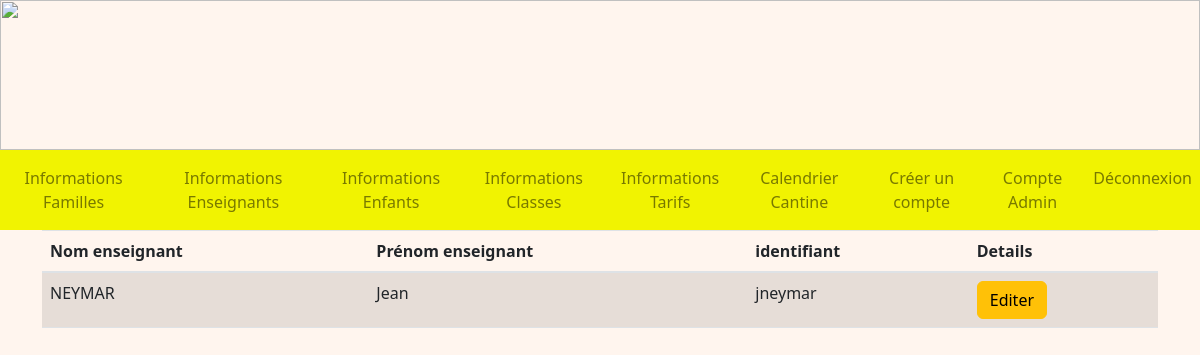
Page /infosEnseignants (signed in) on the earlier database version.
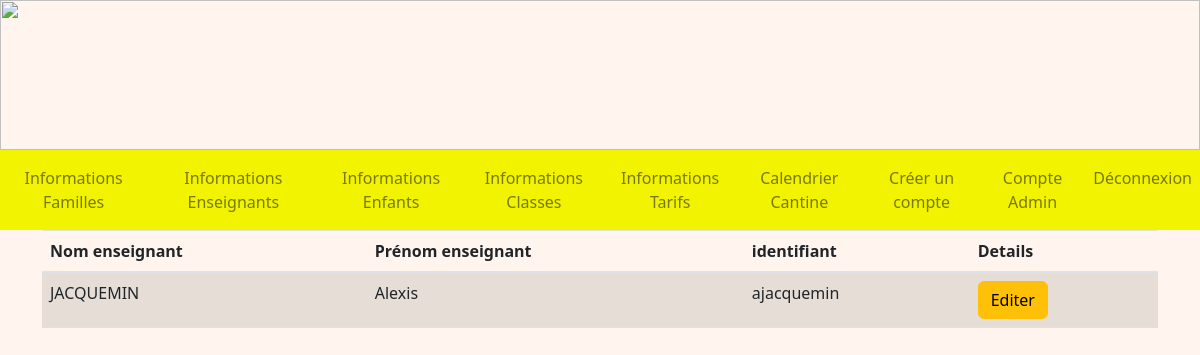
Same page on the later database version.
### tables this page shows
CREATE TABLE Enseignant (
  code_enseignant integer primary key autoincrement,
  nom_enseignant TEXT NOT NULL,
  prenom_enseignant TEXT NOT NULL,
  identifiant TEXT NOT NULL,
  FOREIGN KEY (identifiant) REFERENCES Compte(identifiant)
);

### admin.py (the view)
@app.route('/infosEnseignants', methods = ["GET"])
@login_required
def infosEnseignants():
    db = get_db()
    cur = db.cursor()
    user = cur.execute("SELECT type_compte FROM Compte WHERE identifiant = ?", (flask_login.current_user.name, )).fetchone()
    if user[0] == 'Admin':
        enseignants = cur.execute("SELECT * FROM Enseignant ORDER BY nom_enseignant, prenom_enseignant").fetchall()
        return render_template('A_infosEnseignants.html', enseignants=enseignants)
    if user[0] == 'Enseignant':
        return redirect(url_for('accueilEnseignant'))
    return redirect(url_for('accueil'))

### main.py (called while the page is built)
@login_manager.user_loader
def load_user(user_id):
    db = get_db()
    cur = db.cursor()
    user = cur.execute('SELECT identifiant, mot_de_passe FROM Compte WHERE identifiant=?', (user_id, )).fetchone()
    return User(user[0], user[1])

def get_db():
    if 'db' not in g:
        g.db = sqlite3.connect(DATABASE)
    return g.db

@app.teardown_appcontext
def close_connection(exception):
    db = g.pop('db', None)
    if db is not None:
        db.close()

### templates/A_infosEnseignants.html (shortened to what this page needs)
<!DOCTYPE html>
<html>
<head>
    <link rel="stylesheet" href="https://cdn.jsdelivr.net/npm/bootstrap@4.3.1/dist/css/bootstrap.min.css"
>
    <link rel="stylesheet" href="/static/css/main.css">
</head>
<body>
    {% extends "A_layout.html" %}
    {% block content %}
    <div class="container">
        <table class="table table-striped">
            <thead>
                <tr>
                    <th scope="col">Nom enseignant</th>
                    <th scope="col">Prénom enseignant</th>
                    <th scope="col">identifiant</th>
                    <th scope="col">Details</th>
                </tr>
            </thead>
            <tbody>
                {% for enseignant in enseignants %}
                <tr>
                    <td>{{ enseignant[1] }}</td>
                    <td>{{ enseignant[2] }}</td>
                    <td>{{ enseignant[3] }}</td>
                    <td>
                        <a href="/detailsEnseignant/{{ enseignant[0] }}" class="btn btn-warning">Editer</a>
                    </td>
                </tr>
                {% endfor %}
            </tbody>
        </table>
    </div>
    {% endblock %}

Differences in the rows shown:
removed Enseignant: nom_enseignant "NEYMAR", prenom_enseignant "Jean", identifiant "jneymar"
added Enseignant: nom_enseignant "JACQUEMIN", prenom_enseignant "Alexis", identifiant "ajacquemin"
